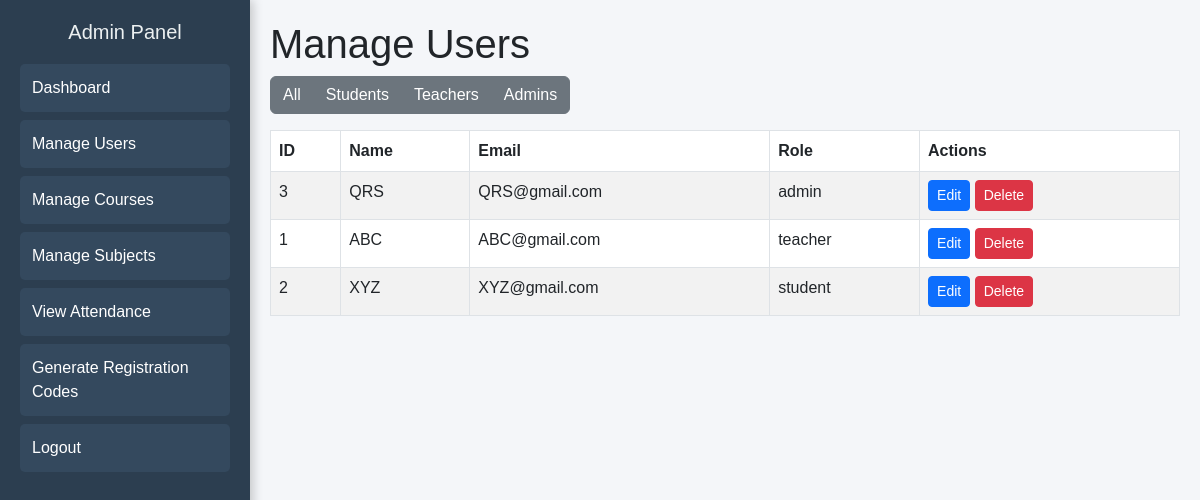
Page /admin/manage_users.php (signed in) on the committed database.
### tables this page shows
CREATE TABLE `users` (
  `id` int(11) NOT NULL,
  `name` varchar(255) NOT NULL,
  `email` varchar(255) NOT NULL,
  `password` varchar(255) NOT NULL,
  `role` enum('admin','teacher','student') NOT NULL,
  `course_id` int(11) DEFAULT NULL
);

### admin/manage_users.php (the view, shortened to what this page needs)
<?php
include '../db/db_connect.php';
$users_query = "SELECT id, name, email, role FROM users ORDER BY role";
$users_result = $conn->query($users_query);
?>
<!DOCTYPE html>
<html lang="en">
<head>
    <link href="https://cdn.jsdelivr.net/npm/bootstrap@5.3.0/dist/css/bootstrap.min.css" rel="stylesheet">
    <link rel="stylesheet" href="../style/admin_styles.css">
</head>
<body>
<div class="admin-container">
    <aside class="admin-sidebar">
        <h2>Admin Panel</h2>
        <a href="admin_dashboard.php">Dashboard</a>
        <a href="manage_users.php" class="active">Manage Users</a>
        <a href="manage_courses.php">Manage Courses</a>
        <a href="manage_subjects.php">Manage Subjects</a>
        <a href="view_attendance.php">View Attendance</a>
        <a href="generate_codes.php">Generate Registration Codes</a>
        <a href="logout.php">Logout</a>
    </aside>
    <main class="admin-content">
        <h1>Manage Users</h1>
        <div class="btn-group mb-3">
            <button class="btn btn-secondary" onclick="filterUsers('all')">All</button>
            <button class="btn btn-secondary" onclick="filterUsers('student')">Students</button>
            <button class="btn btn-secondary" onclick="filterUsers('teacher')">Teachers</button>
            <button class="btn btn-secondary" onclick="filterUsers('admin')">Admins</button>
        </div>
        <table class="table table-bordered table-striped">
            <thead>
            <tr>
                <th>ID</th>
                <th>Name</th>
                <th>Email</th>
                <th>Role</th>
                <th>Actions</th>
            </tr>
            </thead>
            <tbody>
            <?php while ($user = $users_result->fetch_assoc()) { ?>
                <tr class="user-row" data-role="<?php echo $user['role']; ?>" data-id="<?php echo $user['id']; ?>">
                    <td><?php echo $user['id']; ?></td>
                    <td class="user-name"><?php echo $user['name']; ?></td>
                    <td class="user-email"><?php echo $user['email']; ?></td>
                    <td class="user-role"><?php echo $user['role']; ?></td>
                    <td>
                        <button class="btn btn-primary btn-sm edit-user">Edit</button>
                        <form method="POST" class="d-inline">
                            <button type="submit" name="delete_user" class="btn btn-danger btn-sm"
                                    onclick="return confirm('Are you sure?');">Delete
                            </button>
                        </form>
                    </td>
                </tr>
            <?php } ?>
            </tbody>
        </table>
    </main>
</div>
</body>
</html>

### style/admin_styles.css (style rules this page uses)
body { font-family: Arial, sans-serif; margin: 0; padding: 0; background-color: #f4f6f9; }
.admin-sidebar { width: 250px; height: 100vh; background: #2c3e50; padding: 20px; position: fixed; left: 0; top: 0; color: white; box-shadow: 3px 0 10px rgba(0, 0, 0, 0.2); }
.admin-sidebar h2 { font-size: 20px; text-align: center; color: #ecf0f1; margin-bottom: 20px; }
.admin-sidebar a { display: block; padding: 12px; color: white; text-decoration: none; border-radius: 5px; margin-top: 8px; background: #34495e; transition: background 0.3s ease-in-out; }
.admin-content { margin-left: 250px; padding: 20px; }

### rows in the picture
users: id "3", name "QRS", email "QRS@gmail.com", role "admin"
users: id "1", name "ABC", email "ABC@gmail.com", role "teacher"
users: id "2", name "XYZ", email "XYZ@gmail.com", role "student"
